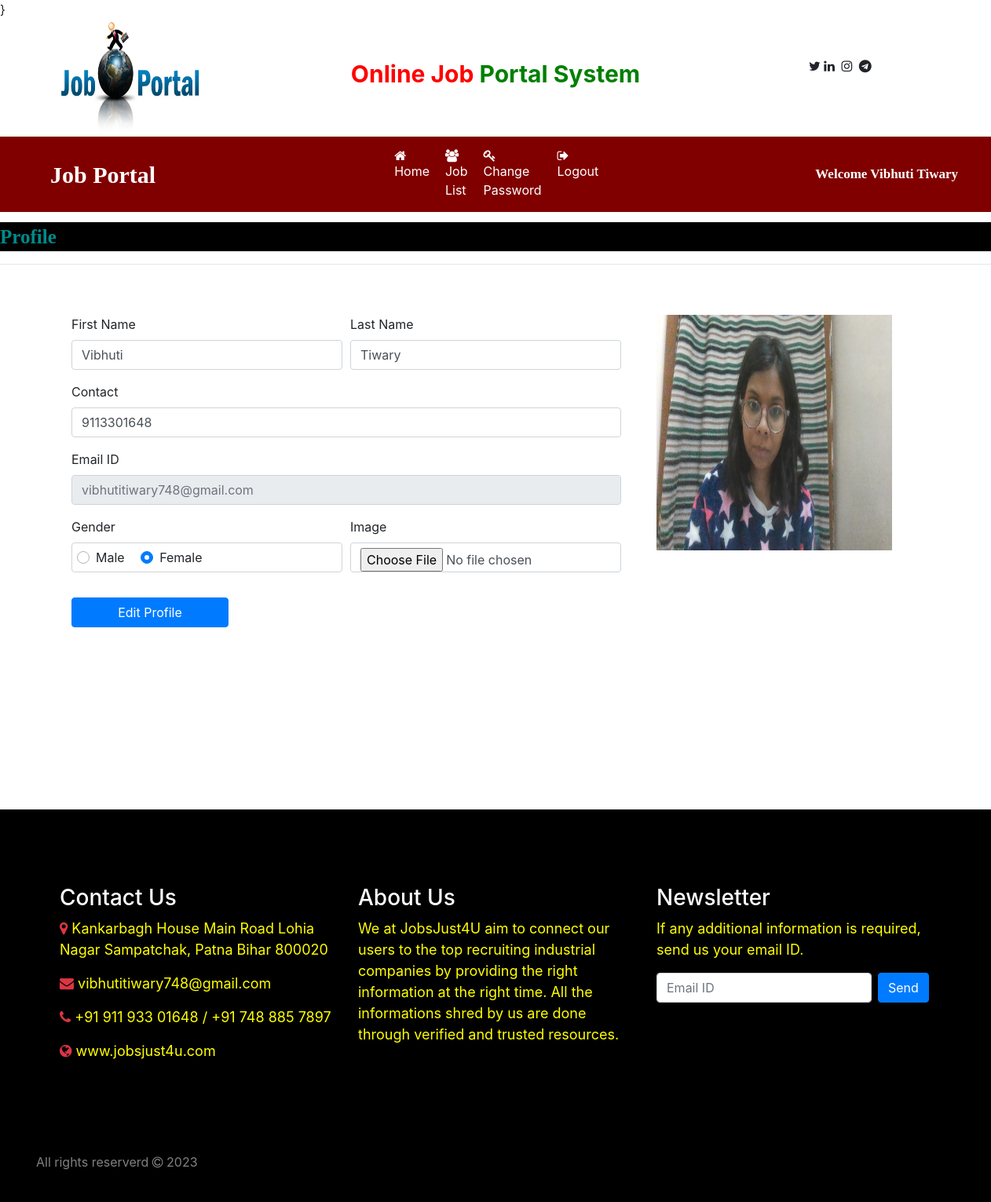
Page /user_home (signed in) on the committed database.
### job/models.py (models this page shows, shortened)
class StudentUser(models.Model):
    user=models.ForeignKey(User, on_delete=models.CASCADE)
    mobile=models.CharField(max_length=15, null=True)
    image=models.FileField(null=True)
    gender=models.CharField(max_length=15, null=True)
    type=models.CharField(max_length=15, null=True)

### job/views.py (the view, shortened to what this page needs)
# urls.py: path('user_home', user_home, name="user_home"),
def user_home(request):
    if not request.user.is_authenticated:
        return redirect('user_login')
    user=request.user
    student=StudentUser.objects.get(user=user)
    error=""
    d={'student':student,'error':error}
    return render(request, 'user_home.html',d)

### job/templates/user_home.html (shortened to what this page needs)
{% load static %}
{% block body %}
{% include 'user_navigation.html' %}
<marquee
    style="font-family: 'Monotype Corsiva'; font-size: 25px; color: darkcyan; background-color: black; font-weight: bold; margin-top: 1%">
    Profile
</marquee>
<hr>
<div class="container">
    <div class="row">
        <div class="col-sm-8">
            <form class="container mt-5" method="post" enctype="multipart/form-data">
                <div class="form-row">
                    <div class="form-group col-md-6">
                        <label>First Name</label>
                        <input type="text" class="form-control" name="fname" value="{{student.user.first_name}}" placeholder="{{student.user.first_name}}">
                    </div>
                    <div class="form-group col-md-6">
                        <label>Last Name</label>
                        <input type="text" class="form-control" name="lname" value="{{student.user.last_name}}" placeholder="{{student.user.last_name}}">
                    </div>
                </div>
                <div class="form-row">
                    <div class="form-group col-md-12">
                        <label>Contact</label>
                        <input type="text" class="form-control" name="contact" value="{{student.mobile}}" placeholder="{{student.mobile}}">
                    </div>
                </div>
                <div class="form-row">
                    <div class="form-group col-md-12">
                        <label>Email ID</label>
                        <input type="email" class="form-control" readonly name="email" placeholder="{{student.user.username}}" required>
                    </div>
                </div>
                <div class="form-row">
                    <div class="form-group col-md-6">
                        <label>Gender</label>
                        {% if recruiter.gender == "Male" %}
                        <div style="border: 1px solid lightgrey; padding: 6px; border-radius: 4px; ">
                            <div class="custom-control custom-radio custom-control-inline">
                                <input type="radio" id="customRadioInline1" name="gender" class="custom-control-input" value="Male" checked>
                                <label class="custom-control-label" for="customRadioInline1">Male</label>
                            </div>
                            <div class="custom-control custom-radio custom-control-inline">
                                <input type="radio" id="customRadioInline2" name="gender" class="custom-control-input" value="Female">
                                <label class="custom-control-label" for="customRadioInline2">Female</label>
                            </div>
                        </div>
                        {% else %}
                        <div style="border: 1px solid lightgrey; padding: 6px; border-radius: 4px; ">
                            <div class="custom-control custom-radio custom-control-inline">
                                <label class="custom-control-label" for="customRadioInline1">Male</label>
                            </div>
                            <div class="custom-control custom-radio custom-control-inline">
                                <label class="custom-control-label" for="customRadioInline2">Female</label>
                            </div>
                        </div>
                        {% endif %}
                    </div>
                    <div class="form-group col-md-6">
                        <label>Image</label>
                        <input type="file" class="form-control" name="image" value="{{student.image}}" accept="image/*">
                    </div>
                </div>
                <input type="submit" value="Edit Profile" class="btn btn-primary my-3" style="width: 200px">
            </form>
        </div>
        <div class="col-sm-4 mt-5 text center">
            <img src="{{student.image.url}}" width="300px" height="300px" alt="">
        </div>
    </div>
</div>
    {% include 'footer.html' %}
{% endblock %}

### job/templates/user_navigation.html (shortened to what this page needs)
<html>
<head>
    {% load static%}
    <link rel="stylesheet" href="https://maxcdn.bootstrapcdn.com/bootstrap/4.5.2/css/bootstrap.min.css">
    <link rel="stylesheet" href="https://cdnjs.cloudflare.com/ajax/libs/font-awesome/4.7.0/css/font-awesome.min.css">
</head> }
<body>
    <div class="container">
        <div class="row">
            <div class="col-sm-3">
                <img src="{% static 'images/job1.png'%}" style="width: 180px; height: 150px">
            </div>
            <div class="col-sm-6 mt-5 text-center">
                <span style="font-weight : bold; font-size: 30px">
                    <span style="color: red">Online Job</span>
                    <span style="color: green">Portal System</span>
                </span>
            </div>
            <div class="col-sm-3 mt-5" style="padding-left: 10%">
                <span><i class="fa fa-twitter" pl-1></i></span>
                <span><i class="fa fa-linkedin" pl-1></i></span>
                <span><i class="fa fa-instagram pl-1"></i></span>
                <span><i class="fa fa-telegram pl-1"></i></span>
            </div>
        </div>
    </div>
    <nav class="navbar navbar-expand-sm" style="background-color: maroon">
        <a class="navbar-brand text-white pl-5 font-weight-bold"
            style="font-family: 'Monotype Corsiva'; font-size: 30px;">Job Portal</a>
        <ul class="navbar-nav">
            <li class="nav-item">
                <a class="nav-link" href="{% url 'user_home' %}" style="margin-left: 280px"><i
                        class="fa fa-home mr-1 mr-1"></i>Home</a>
            </li>
            <li class="nav-item">
                <a class="nav-link" href="{% url 'user_latestjobs' %}"><i class="fa fa-users mr-1"></i>Job List</a>
            </li>
            <li class="nav-item">
                <a class="nav-link" href="{% url 'change_passworduser' %}"><i class="fa fa-key mr-1"></i>Change
                    Password</a>
            <li class="nav-item">
                <a class="nav-link" href="{% url 'Logout' %}"><i class="fa fa-sign-out mr-1"></i>Logout</a>
            </li>
            </li>
        </ul>
        <nav class="navbar navbar-expand-sm" style="background-color: maroon">
            <a class="navbar-brand text-white pl-5 font-weight-bold"
                style="font-family: 'Monotype Corsiva'; font-size: 17px; margin-left: 200px;">Welcome
                {{request.user.first_name}}
                {{request.user.last_name}}</a>
        </nav>
    </nav>
</body>
</html>

### job/templates/user_navigation.html (style rules this page uses)
.nav-link { color: white !important; margin-right: 4px; }

### rows in the picture
StudentUser: fname "Vibhuti", lname "Tiwary", contact "9113301648", email "vibhutitiwary748@gmail.com", image (picture)

### other values in the picture
{{ request.user.first_name }} "Vibhuti"
{{ request.user.last_name }} "Tiwary"
